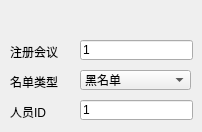
          <widget class="QWidget" name="page_8">
           <widget class="QLabel" name="DelPersonInfo_seesion">
            <property name="geometry">
             <rect>
              <x>10</x>
              <y>40</y>
              <width>60</width>
              <height>23</height>
             </rect>
            </property>
            <property name="text">
             <string>注册会议</string>
            </property>
           </widget>
           <widget class="QLabel" name="DelPersonInfo_type">
            <property name="geometry">
             <rect>
              <x>10</x>
              <y>70</y>
              <width>60</width>
              <height>23</height>
             </rect>
            </property>
            <property name="text">
             <string>名单类型</string>
            </property>
           </widget>
           <widget class="QLineEdit" name="DelPersonInfo_seesionEdit">
            <property name="geometry">
             <rect>
              <x>80</x>
              <y>40</y>
              <width>113</width>
              <height>20</height>
             </rect>
            </property>
            <property name="text">
             <string>1</string>
            </property>
           </widget>
           <widget class="QLineEdit" name="DelPersonInfo_idEdit">
            <property name="geometry">
             <rect>
              <x>80</x>
              <y>100</y>
              <width>113</width>
              <height>20</height>
             </rect>
            </property>
            <property name="text">
             <string>1</string>
            </property>
           </widget>
           <widget class="QLabel" name="DelPersonInfo_id">
            <property name="geometry">
             <rect>
              <x>10</x>
              <y>100</y>
              <width>60</width>
              <height>23</height>
             </rect>
            </property>
            <property name="text">
             <string>人员ID</string>
            </property>
           </widget>
           <widget class="QComboBox" name="DelPersonInfo_typeComboBox">
            <property name="geometry">
             <rect>
              <x>80</x>
              <y>70</y>
              <width>111</width>
              <height>20</height>
             </rect>
            </property>
            <item>
             <property name="text">
              <string>黑名单</string>
             </property>
            </item>
            <item>
             <property name="text">
              <string>白名单</string>
             </property>
            </item>
            <item>
             <property name="text">
              <string>VIP名单</string>
             </property>
            </item>
           </widget>
          </widget>
